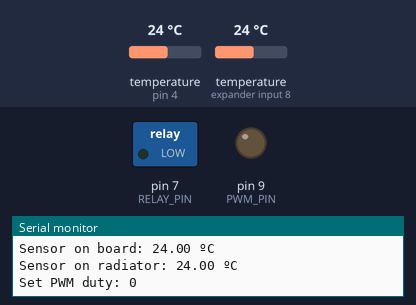
Bench run of a sketch on a simulated Arduino Uno, built with avr-gcc and run on an emulated ATmega328P. Shown: switched loads named in the sketch (green lamp = pin HIGH), output pins drawn as LEDs (lit = HIGH), the last lines printed to the serial monitor. Inputs (shaded band) come from the test bench; at power-on: temperature (sensors on pin 4, expander input 8) 24 °C.

Above: at 7.3 s.
7.4 s: temperature (sensor on pin 4) set to 12 °C
At 13.3 s:
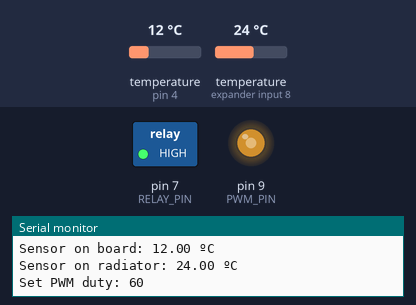
14.1 s: temperature (sensor on expander input 8) set to 31.6 °C
20.8 s: temperature (sensor on expander input 8) set to 32.6 °C
At 25.0 s:
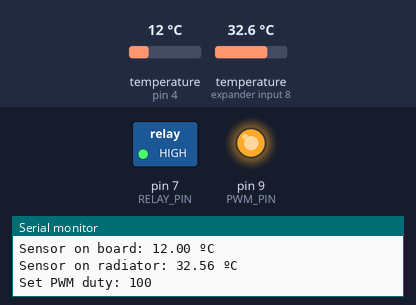
27.5 s: temperature (sensor on expander input 8) set to 19 °C
At 30.2 s:
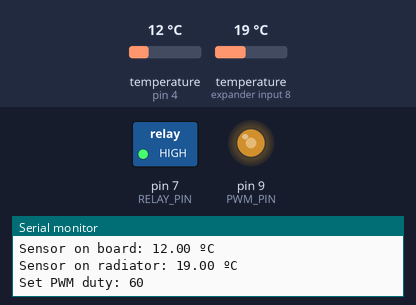
34.2 s: temperature (sensor on expander input 8) set to 33 °C
At 36.6 s:
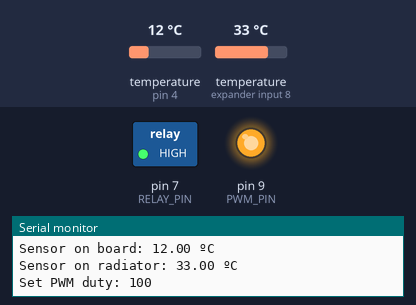
40.9 s: temperature (sensor on pin 4) set to 12.6 °C
47.6 s: temperature (sensor on pin 4) set to 13.9 °C
At 53.6 s:
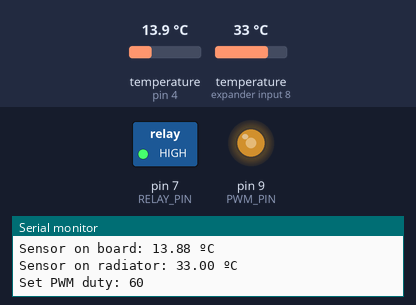
Timing chart, 0 to 55.1 s (numbered marks = the images above; inputs shaded):
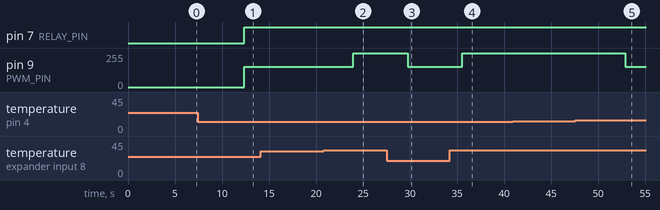

The sketch:

RadiatorFans.ino
```cpp
#include <OneWire.h>
#include <DallasTemperature.h>

// --------------------- Electric relay settings ---------------------
const byte RELAY_PIN = 7;
bool relayState = false;

// --------------------- Temperature settings ---------------------
// Data wire is plugged into port 4 on the Arduino
#define ONE_WIRE_BUS 4
// Setup a oneWire instance to communicate with any OneWire devices (not just Maxim/Dallas temperature ICs)
OneWire oneWire(ONE_WIRE_BUS);

// Pass our oneWire reference to Dallas Temperature.
DallasTemperature sensors(&oneWire);

// sensors addresses
const uint8_t sensorOnBoardAddress[8] = { 0x28, 0x3D, 0xD7, 0x96, 0xF0, 0x01, 0x3C, 0x0A };
const uint8_t sensorOnRadiatorAddress[8] = { 0x28, 0xFF, 0x89, 0x29, 0xA4, 0x16, 0x05, 0x82 };

// temparetures
float temperatureOnBoard;
float temperatureOnRadiator;
float temperatureDifference;

DeviceAddress tempDeviceAddress; // We'll use this variable to store a found device address

// --------------------- Fan settings ---------------------
// PWN is plugged into port 9 on the Arduino
const byte PWM_PIN = 9;

//Adjust this value to adjust the frequency (Frequency in HZ!) (Set currently to 25kHZ)
const word PWM_FREQ_HZ = 25000;
const word TCNT1_TOP = 16000000 / (2 * PWM_FREQ_HZ);

int pwmDuty;

// temperatureLevels
const int tempearutreShutdown = 5;
const int tempearutreIntermediate = 20;
const int delayTime = 5000;

void setup(void) {
  Serial.begin(9600);

  pinMode(RELAY_PIN, OUTPUT);
  pinMode(PWM_PIN, OUTPUT);
  sensors.begin();

  // Clear Timer1 control and count registers
  TCCR1A = 0;
  TCCR1B = 0;
  TCNT1  = 0;
  TCCR1A |= (1 << COM1A1) | (1 << WGM11);
  TCCR1B |= (1 << WGM13) | (1 << CS10);
  ICR1 = TCNT1_TOP;
}

void loop(void) {
  sensors.requestTemperatures(); // Send the command to get temperatures
  temperatureOnBoard = sensors.getTempC(sensorOnBoardAddress);
  temperatureOnRadiator = sensors.getTempC(sensorOnRadiatorAddress);
  temperatureDifference = temperatureOnRadiator - temperatureOnBoard;

  Serial.println("Sensor on board: " + String(temperatureOnBoard) + " ºC");
  Serial.println("Sensor on radiator: " + String(temperatureOnRadiator) + " ºC");

  relayState = (temperatureDifference > tempearutreShutdown) ? true : false;
  digitalWrite(RELAY_PIN, relayState);

  pwmDuty = (temperatureDifference < tempearutreShutdown) ? 0 :
            (temperatureDifference < tempearutreIntermediate) ? 60 : 100;
  Serial.println("Set PWM duty: " + String(pwmDuty));
  setPwmDuty(pwmDuty);

  delay(delayTime);
}

void setPwmDuty(byte duty) {
  OCR1A = (word) (duty * TCNT1_TOP) / 100;
}

// function to get a device address
String getDeviceAddress(DeviceAddress deviceAddress) {
  String partOfAddress;
  String sensorAddress;
  for (uint8_t i = 0; i < 8; i++) {
    partOfAddress = String(deviceAddress[i], HEX);
    sensorAddress = sensorAddress + (partOfAddress.length() == 1 ? "0" + partOfAddress : partOfAddress);
  }
  if (sensorAddress.length() != 16) {
    sensorAddress = "Incorrect sensor address";
  }
  return sensorAddress;
}
```

Measured:
- the behaviour switches between 31.9 and 32 °C on temperature (sensor on expander input 8) (found by bisection; images 1 and 2)
- the behaviour switches between 13 and 13.1 °C on temperature (sensor on pin 4) (found by bisection; images 4 and 5)
- after the input at 7.4 s, pin 7 (RELAY_PIN): LOW → HIGH after 5.0 s; pin 9 (PWM_PIN): 0/255 → 153/255 after 5.0 s
- after the input at 20.8 s, pin 9 (PWM_PIN): 153/255 → 255/255 after 3.2 s
- after the input at 27.5 s, pin 9 (PWM_PIN): 255/255 → 153/255 after 2.2 s
- after the input at 34.2 s, pin 9 (PWM_PIN): 153/255 → 255/255 after 1.3 s
- after the input at 47.6 s, pin 9 (PWM_PIN): 255/255 → 153/255 after 5.3 s
